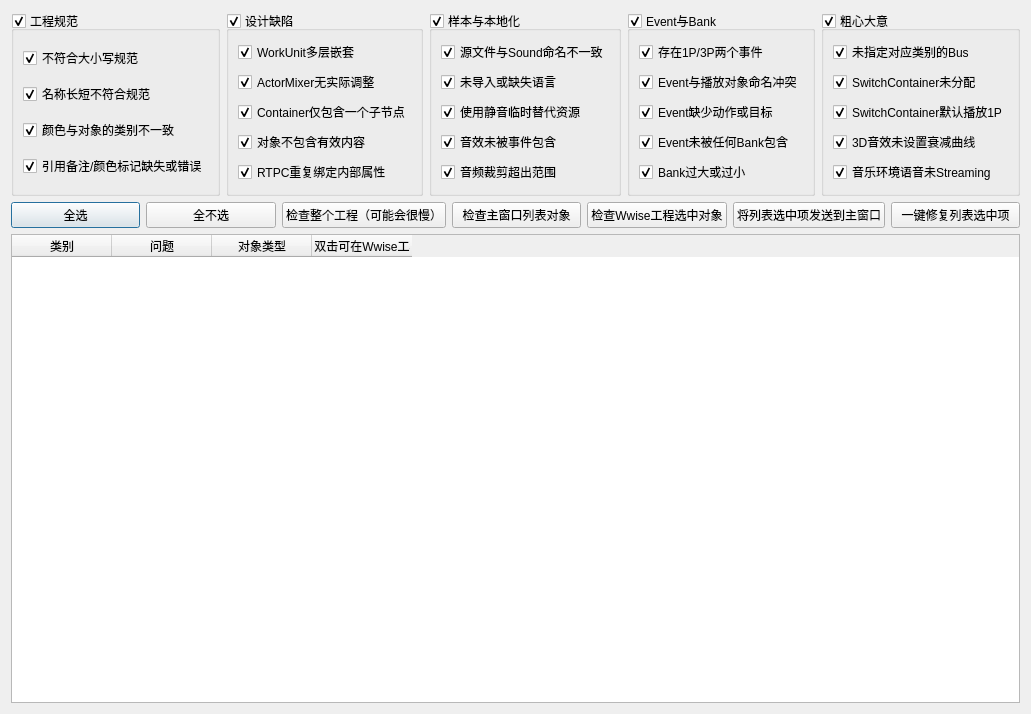
<?xml version="1.0" encoding="UTF-8"?>
<ui version="4.0">
 <class>ProjectValidation</class>
 <widget class="QDialog" name="ProjectValidation">
  <property name="geometry">
   <rect>
    <x>0</x>
    <y>0</y>
    <width>1010</width>
    <height>714</height>
   </rect>
  </property>
  <property name="windowTitle">
   <string>工程规范检查</string>
  </property>
  <layout class="QVBoxLayout" name="verticalLayout_5">
   <item>
    <layout class="QHBoxLayout" name="horizontalLayout_2">
     <item>
      <widget class="QGroupBox" name="grpProjectStandards">
       <property name="enabled">
        <bool>true</bool>
       </property>
       <property name="font">
        <font>
         <italic>false</italic>
         <bold>false</bold>
        </font>
       </property>
       <property name="title">
        <string>工程规范</string>
       </property>
       <property name="checkable">
        <bool>true</bool>
       </property>
       <layout class="QVBoxLayout" name="verticalLayout_2">
        <item>
         <widget class="QCheckBox" name="cbxWrongCase">
          <property name="text">
           <string>不符合大小写规范</string>
          </property>
          <property name="checked">
           <bool>true</bool>
          </property>
          <property name="autoRepeat">
           <bool>true</bool>
          </property>
         </widget>
        </item>
        <item>
         <widget class="QCheckBox" name="cbxWrongNameLength">
          <property name="text">
           <string>名称长短不符合规范</string>
          </property>
          <property name="checked">
           <bool>true</bool>
          </property>
         </widget>
        </item>
        <item>
         <widget class="QCheckBox" name="cbxColorTypeMismatch">
          <property name="text">
           <string>颜色与对象的类别不一致</string>
          </property>
          <property name="checked">
           <bool>true</bool>
          </property>
         </widget>
        </item>
        <item>
         <widget class="QCheckBox" name="cbxNoRefNotesOrColorTag">
          <property name="text">
           <string>引用备注/颜色标记缺失或错误</string>
          </property>
          <property name="checked">
           <bool>true</bool>
          </property>
         </widget>
        </item>
       </layout>
      </widget>
     </item>
     <item>
      <widget class="QGroupBox" name="grpDesignStructure">
       <property name="title">
        <string>设计缺陷</string>
       </property>
       <property name="checkable">
        <bool>true</bool>
       </property>
       <layout class="QVBoxLayout" name="verticalLayout_4">
        <item>
         <widget class="QCheckBox" name="cbxNestedWorkUnit">
          <property name="text">
           <string>WorkUnit多层嵌套</string>
          </property>
          <property name="checked">
           <bool>true</bool>
          </property>
          <property name="autoRepeat">
           <bool>true</bool>
          </property>
         </widget>
        </item>
        <item>
         <widget class="QCheckBox" name="cbxRedundantActorMixer">
          <property name="text">
           <string>ActorMixer无实际调整</string>
          </property>
          <property name="checked">
           <bool>true</bool>
          </property>
         </widget>
        </item>
        <item>
         <widget class="QCheckBox" name="cbxSingleChildContainer">
          <property name="text">
           <string>Container仅包含一个子节点</string>
          </property>
          <property name="checked">
           <bool>true</bool>
          </property>
         </widget>
        </item>
        <item>
         <widget class="QCheckBox" name="cbxEmptyNode">
          <property name="text">
           <string>对象不包含有效内容</string>
          </property>
          <property name="checked">
           <bool>true</bool>
          </property>
         </widget>
        </item>
        <item>
         <widget class="QCheckBox" name="cbxDuplicatedParameter">
          <property name="text">
           <string>RTPC重复绑定内部属性</string>
          </property>
          <property name="checked">
           <bool>true</bool>
          </property>
         </widget>
        </item>
       </layout>
      </widget>
     </item>
     <item>
      <widget class="QGroupBox" name="grpSoundLocalization">
       <property name="title">
        <string>样本与本地化</string>
       </property>
       <property name="checkable">
        <bool>true</bool>
       </property>
       <layout class="QVBoxLayout" name="verticalLayout_3">
        <item>
         <widget class="QCheckBox" name="cbxSourceNameDifferent">
          <property name="text">
           <string>源文件与Sound命名不一致</string>
          </property>
          <property name="checked">
           <bool>true</bool>
          </property>
         </widget>
        </item>
        <item>
         <widget class="QCheckBox" name="cbxSourceNotImported">
          <property name="text">
           <string>未导入或缺失语言</string>
          </property>
          <property name="checked">
           <bool>true</bool>
          </property>
         </widget>
        </item>
        <item>
         <widget class="QCheckBox" name="cbxSilentPlaceholder">
          <property name="text">
           <string>使用静音临时替代资源</string>
          </property>
          <property name="checked">
           <bool>true</bool>
          </property>
         </widget>
        </item>
        <item>
         <widget class="QCheckBox" name="cbxSoundNotInEvent">
          <property name="text">
           <string>音效未被事件包含</string>
          </property>
          <property name="checked">
           <bool>true</bool>
          </property>
         </widget>
        </item>
        <item>
         <widget class="QCheckBox" name="cbxInvalidTrimRange">
          <property name="text">
           <string>音频裁剪超出范围</string>
          </property>
          <property name="checked">
           <bool>true</bool>
          </property>
         </widget>
        </item>
       </layout>
      </widget>
     </item>
     <item>
      <widget class="QGroupBox" name="grpEventBank">
       <property name="title">
        <string>Event与Bank</string>
       </property>
       <property name="checkable">
        <bool>true</bool>
       </property>
       <layout class="QVBoxLayout" name="verticalLayout">
        <item>
         <widget class="QCheckBox" name="cbxEventDuplicatedByNetRole">
          <property name="text">
           <string>存在1P/3P两个事件</string>
          </property>
          <property name="checked">
           <bool>true</bool>
          </property>
         </widget>
        </item>
        <item>
         <widget class="QCheckBox" name="cbxWrongEventName">
          <property name="text">
           <string>Event与播放对象命名冲突</string>
          </property>
          <property name="checked">
           <bool>true</bool>
          </property>
         </widget>
        </item>
        <item>
         <widget class="QCheckBox" name="cbxEmptyEvent">
          <property name="text">
           <string>Event缺少动作或目标</string>
          </property>
          <property name="checked">
           <bool>true</bool>
          </property>
         </widget>
        </item>
        <item>
         <widget class="QCheckBox" name="cbxEventNotInBank">
          <property name="text">
           <string>Event未被任何Bank包含</string>
          </property>
          <property name="checked">
           <bool>true</bool>
          </property>
         </widget>
        </item>
        <item>
         <widget class="QCheckBox" name="cbxAbnormalBankSize">
          <property name="text">
           <string>Bank过大或过小</string>
          </property>
          <property name="checked">
           <bool>true</bool>
          </property>
         </widget>
        </item>
       </layout>
      </widget>
     </item>
     <item>
      <widget class="QGroupBox" name="grpMistakes">
       <property name="title">
        <string>粗心大意</string>
       </property>
       <property name="checkable">
        <bool>true</bool>
       </property>
       <layout class="QVBoxLayout" name="verticalLayout_6">
        <item>
         <widget class="QCheckBox" name="cbxUnassignedToBus">
          <property name="text">
           <string>未指定对应类别的Bus</string>
          </property>
          <property name="checked">
           <bool>true</bool>
          </property>
         </widget>
        </item>
        <item>
         <widget class="QCheckBox" name="cbxUnassignedSwitchContainer">
          <property name="text">
           <string>SwitchContainer未分配</string>
          </property>
          <property name="checked">
           <bool>true</bool>
          </property>
         </widget>
        </item>
        <item>
         <widget class="QCheckBox" name="cbxSwitchTo1PByDefault">
          <property name="text">
           <string>SwitchContainer默认播放1P</string>
          </property>
          <property name="checked">
           <bool>true</bool>
          </property>
         </widget>
        </item>
        <item>
         <widget class="QCheckBox" name="cbxMissingAttenuation">
          <property name="text">
           <string>3D音效未设置衰减曲线</string>
          </property>
          <property name="checked">
           <bool>true</bool>
          </property>
         </widget>
        </item>
        <item>
         <widget class="QCheckBox" name="cbxSoundNotStreamed">
          <property name="text">
           <string>音乐环境语音未Streaming</string>
          </property>
          <property name="checked">
           <bool>true</bool>
          </property>
         </widget>
        </item>
       </layout>
      </widget>
     </item>
    </layout>
   </item>
   <item>
    <layout class="QHBoxLayout" name="horizontalLayout">
     <item>
      <widget class="QPushButton" name="btnSelectAll">
       <property name="text">
        <string>全选</string>
       </property>
      </widget>
     </item>
     <item>
      <widget class="QPushButton" name="btnDeselectAll">
       <property name="text">
        <string>全不选</string>
       </property>
      </widget>
     </item>
     <item>
      <widget class="QPushButton" name="btnValidateEntireProject">
       <property name="text">
        <string>检查整个工程（可能会很慢）</string>
       </property>
      </widget>
     </item>
     <item>
      <widget class="QPushButton" name="btnValidateListEntries">
       <property name="text">
        <string>检查主窗口列表对象</string>
       </property>
      </widget>
     </item>
     <item>
      <widget class="QPushButton" name="btnValidateProjectSelection">
       <property name="text">
        <string>检查Wwise工程选中对象</string>
       </property>
      </widget>
     </item>
     <item>
      <widget class="QPushButton" name="btnSendResultToMainWindow">
       <property name="text">
        <string>将列表选中项发送到主窗口</string>
       </property>
      </widget>
     </item>
     <item>
      <widget class="QPushButton" name="btnAutoFixSelection">
       <property name="text">
        <string>一键修复列表选中项</string>
       </property>
      </widget>
     </item>
    </layout>
   </item>
   <item>
    <widget class="QTableWidget" name="tblValidationResults">
     <property name="contextMenuPolicy">
      <enum>Qt::CustomContextMenu</enum>
     </property>
     <property name="sizeAdjustPolicy">
      <enum>QAbstractScrollArea::AdjustToContents</enum>
     </property>
     <property name="editTriggers">
      <set>QAbstractItemView::NoEditTriggers</set>
     </property>
     <property name="sortingEnabled">
      <bool>false</bool>
     </property>
     <attribute name="horizontalHeaderShowSortIndicator" stdset="0">
      <bool>false</bool>
     </attribute>
     <column>
      <property name="text">
       <string>类别</string>
      </property>
     </column>
     <column>
      <property name="text">
       <string>问题</string>
      </property>
     </column>
     <column>
      <property name="text">
       <string>对象类型</string>
      </property>
     </column>
     <column>
      <property name="text">
       <string>对象路径（双击可在Wwise工程中查看）</string>
      </property>
     </column>
    </widget>
   </item>
  </layout>
 </widget>
 <resources/>
 <connections/>
</ui>
